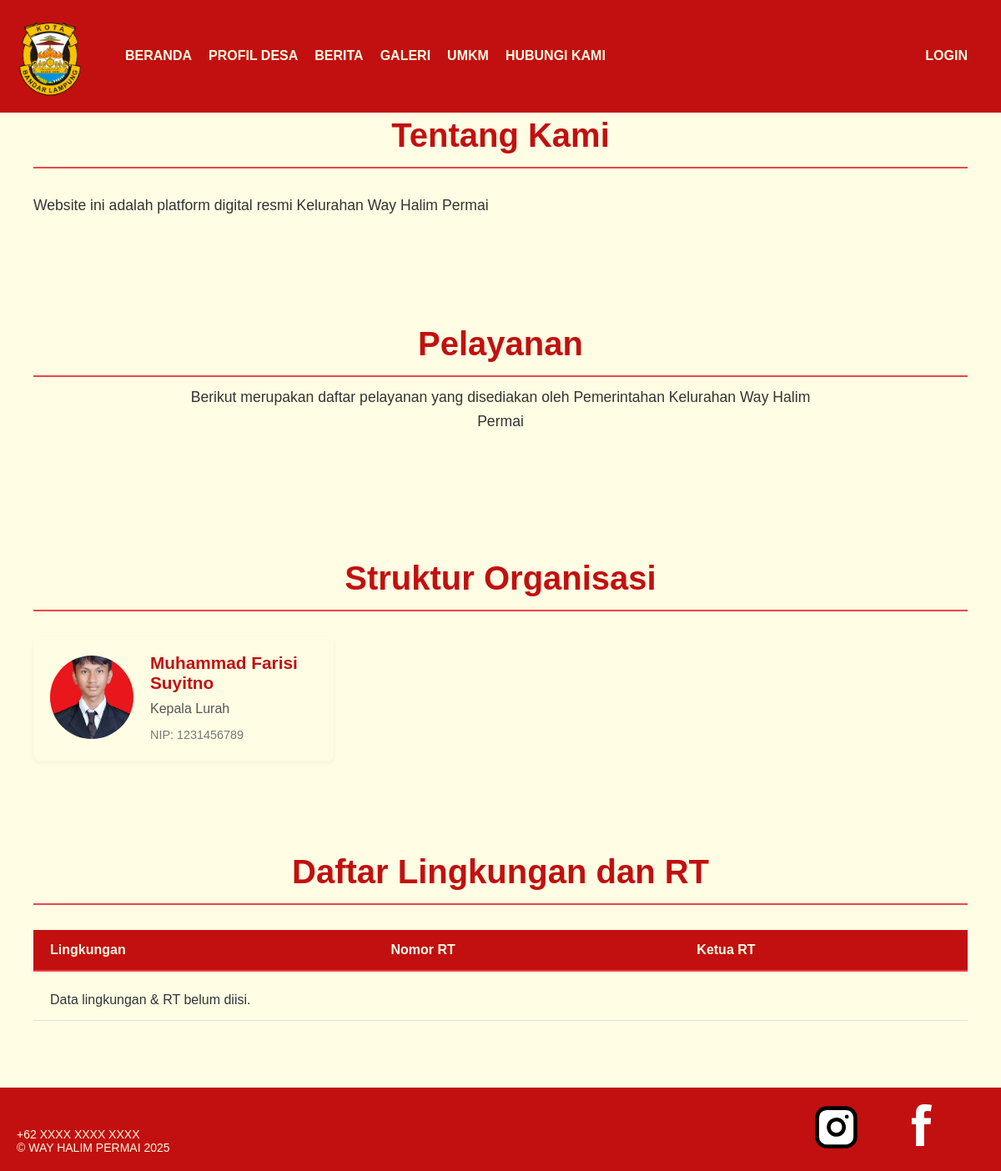
Before: /profil/profil-desa/ with the older database file.
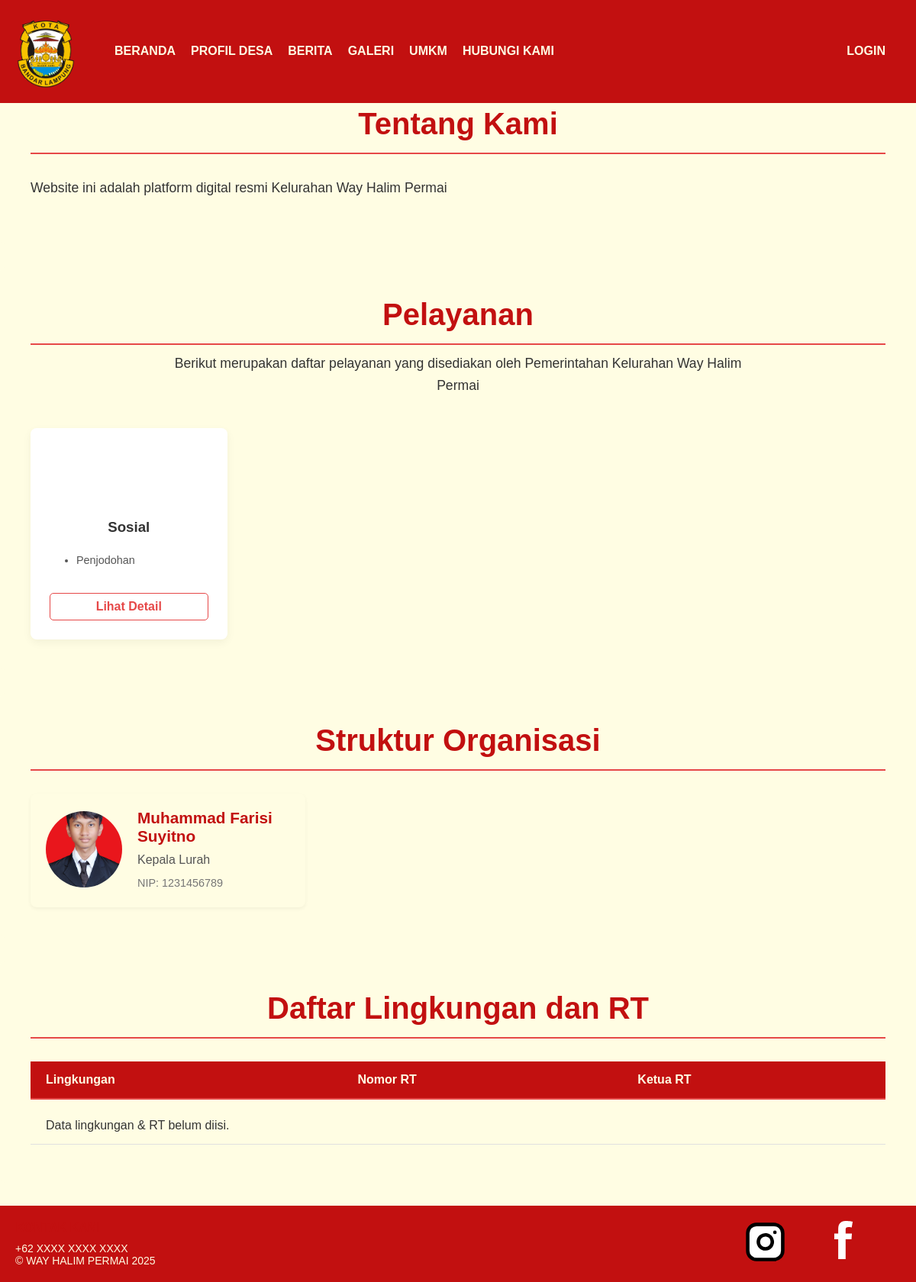
After: the same page with the newer database file.
### profil/models.py (models this page shows, shortened)
class StrukturOrganisasi(models.Model):
    nama = models.CharField(max_length=100)
    jabatan = models.CharField(max_length=100)
    nip = models.CharField(max_length=20, blank=True, null=True)
    foto = models.ImageField(upload_to='struktur_organisasi/', blank=True, null=True)

class KategoriLayanan(models.Model):
    nama_kategori = models.CharField(max_length=100)
    icon_svg = models.TextField(blank=True, null=True, help_text="Tempelkan kode SVG ikon di sini")
    class Meta:
        verbose_name_plural = "Kategori Layanan"

class Layanan(models.Model):
    kategori = models.ForeignKey(KategoriLayanan, related_name='layanan_list', on_delete=models.CASCADE)
    nama_layanan = models.CharField(max_length=200)
    deskripsi_lengkap = models.TextField()
    class Meta:
        verbose_name_plural = "Layanan"

### profil/views.py (the view)
# urls.py: path('profil-desa/', views.halaman_profil_lengkap, name='profil_lengkap'),
def halaman_profil_lengkap(request):
    try:
        tentang_kami = Profil.objects.get(judul__icontains="Tentang Kami")
    except Profil.DoesNotExist:
        tentang_kami = None
    semua_kategori = KategoriLayanan.objects.all()
    semua_pejabat = StrukturOrganisasi.objects.all()
    semua_rt = LingkunganRT.objects.all()
    context = {
        'tentang_kami': tentang_kami,
        'semua_kategori': semua_kategori,
        'semua_pejabat': semua_pejabat,
        'semua_rt': semua_rt,
    }
    return render(request, 'profil/halaman_profil_lengkap.html', context)

### profil/templates/profil/halaman_profil_lengkap.html (shortened to what the changed rows need)
{% extends 'profil/base.html' %}
{% load static %}
{% block extra_css %}
    <link rel="stylesheet" href="{% static 'css/daftarlingkungan.css' %}?v=1.0">
{% endblock %}
{% block content %}
<div class="profil-section">
    {% if tentang_kami %}
        <h1>{{ tentang_kami.judul }}</h1>
    {% endif %}
</div>
<div class="profil-section">
    <h1>Pelayanan</h1>
    <div class="layanan-grid" style="display: grid; grid-template-columns: repeat(auto-fill, minmax(250px, 1fr)); gap: 30px; justify-content: center;">
        {% for kategori in semua_kategori %}
        <div class="layanan-card" style="background: #fff; border-radius: 8px; box-shadow: 0 4px 12px rgba(0,0,0,0.05); padding: 25px; text-align: center; display: flex; flex-direction: column;">
            <div class="layanan-icon" style="color: var(--warna-aksen); width: 60px; height: 60px; margin: 0 auto 15px auto;">
            </div>
            <h3 style="font-weight: 600; margin-bottom: 10px;">{{ kategori.nama_kategori }}</h3>
            <div style="flex-grow: 1; text-align: left; padding-left: 15px; margin-bottom: 20px;">
                <ul style="font-size: 0.9em; color: #555; padding-left: 20px;">
                    {% for layanan in kategori.layanan_list.all|slice:":3" %}
                        <li>{{ layanan.nama_layanan }}</li>
                    {% empty %}
                        <li style="list-style: none;">-</li>
                    {% endfor %}
                </ul>
            </div>
            <a href="{% url 'layanan_detail' kategori_id=kategori.pk %}" style="border: 1px solid var(--warna-aksen); color: var(--warna-aksen); padding: 8px 15px; border-radius: 5px; text-decoration: none; font-weight: 600; margin-top: auto;">
                Lihat Detail
            </a>
        </div>
        {% endfor %}
    </div>
</div>
<div class="profil-section">
    <h1>Struktur Organisasi</h1>
    <div class="struktur-organisasi-grid" style="display: grid; grid-template-columns: repeat(auto-fill, minmax(350px, 1fr)); gap: 20px; margin-top: 30px;">
        {% for pejabat in semua_pejabat %}
        <div class="pejabat-card"> <div class="pejabat-foto" style="flex-shrink: 0; margin-right: 20px;">
                {% if pejabat.foto %}
                    <img src="{{ pejabat.foto.url }}" alt="{{ pejabat.nama }}" style="width: 100px; height: 100px; object-fit: cover; border-radius: 50%;">
                {% else %}
                    <div style="width: 100px; height: 100px; border-radius: 50%; background-color: #ccc; display: flex; align-items: center; justify-content: center; font-size: 4em; color: #fff;">
                        <span>...</span>
                    </div>
                {% endif %}
            </div>
            <div class="pejabat-detail">
                <h5 style="margin: 0 0 5px 0; color: var(--warna-utama); font-size: 1.3em;">{{ pejabat.nama }}</h5>
                <p style="margin: 0; font-size: 1em; color: #555;">{{ pejabat.jabatan }}</p>
                <p style="margin: 5px 0 0 0; font-size: 0.9em; color: #777;">NIP: {{ pejabat.nip|default_if_none:"-" }}</p>
            </div>
        </div>
        {% empty %}
        <p style="grid-column: 1 / -1; text-align: center;">Data struktur organisasi belum diisi.</p>
        {% endfor %}
    </div>
</div>
<div class="profil-section">
    <h1>Daftar Lingkungan dan RT</h1>
    <div class="table-container" style="border: none; padding: 0;">
        <table>
            <thead>
                <tr>
                    <th>Lingkungan</th>
                    <th>Nomor RT</th>
                    <th>Ketua RT</th>
                </tr>
            </thead>
        </table>
    </div>
</div>
{% endblock %}

Changed rows visible on the page:
added KategoriLayanan: nama_kategori "Sosial"
added Layanan: nama_layanan "Penjodohan"
